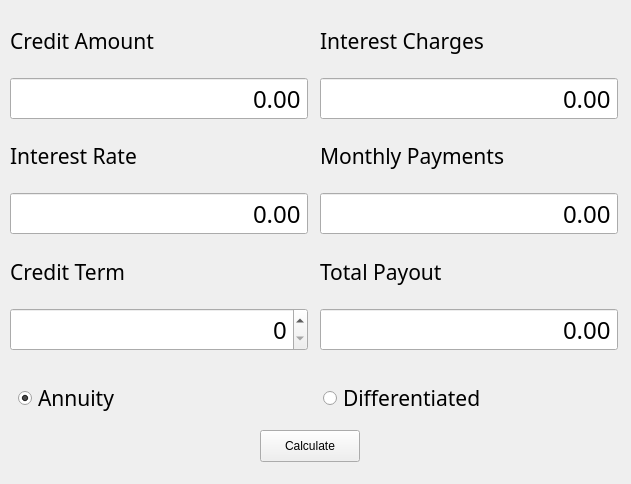
<?xml version="1.0" encoding="UTF-8"?>
<ui version="4.0">
 <class>Credit</class>
 <widget class="QWidget" name="Credit">
  <property name="geometry">
   <rect>
    <x>0</x>
    <y>0</y>
    <width>631</width>
    <height>484</height>
   </rect>
  </property>
  <property name="windowTitle">
   <string>Credit</string>
  </property>
  <widget class="QWidget" name="layoutWidget">
   <property name="geometry">
    <rect>
     <x>10</x>
     <y>380</y>
     <width>611</width>
     <height>36</height>
    </rect>
   </property>
   <layout class="QHBoxLayout" name="horizontalLayout">
    <property name="leftMargin">
     <number>8</number>
    </property>
    <item>
     <widget class="QRadioButton" name="rB_annuity">
      <property name="font">
       <font>
        <family>Fira Code</family>
        <pointsize>16</pointsize>
       </font>
      </property>
      <property name="text">
       <string>Annuity</string>
      </property>
      <property name="checked">
       <bool>true</bool>
      </property>
     </widget>
    </item>
    <item>
     <widget class="QRadioButton" name="rB_differentiated">
      <property name="font">
       <font>
        <family>Fira Code</family>
        <pointsize>16</pointsize>
       </font>
      </property>
      <property name="text">
       <string>Differentiated</string>
      </property>
     </widget>
    </item>
   </layout>
  </widget>
  <widget class="QWidget" name="layoutWidget_2">
   <property name="geometry">
    <rect>
     <x>10</x>
     <y>10</y>
     <width>298</width>
     <height>341</height>
    </rect>
   </property>
   <layout class="QVBoxLayout" name="verticalLayout_2">
    <item>
     <widget class="QLabel" name="l_credit_amount">
      <property name="font">
       <font>
        <family>Fira Code</family>
        <pointsize>16</pointsize>
       </font>
      </property>
      <property name="text">
       <string>Credit Amount</string>
      </property>
     </widget>
    </item>
    <item>
     <widget class="QDoubleSpinBox" name="dSB_credit_amount">
      <property name="font">
       <font>
        <family>Fira Code</family>
        <pointsize>18</pointsize>
       </font>
      </property>
      <property name="alignment">
       <set>Qt::AlignRight|Qt::AlignTrailing|Qt::AlignVCenter</set>
      </property>
      <property name="buttonSymbols">
       <enum>QAbstractSpinBox::NoButtons</enum>
      </property>
      <property name="specialValueText">
       <string/>
      </property>
      <property name="maximum">
       <double>10000000000.000000000000000</double>
      </property>
     </widget>
    </item>
    <item>
     <widget class="QLabel" name="l_interest_rate">
      <property name="font">
       <font>
        <family>Fira Code</family>
        <pointsize>16</pointsize>
       </font>
      </property>
      <property name="text">
       <string>Interest Rate</string>
      </property>
     </widget>
    </item>
    <item>
     <widget class="QDoubleSpinBox" name="dSB_interest_rate">
      <property name="font">
       <font>
        <family>Fira Code</family>
        <pointsize>18</pointsize>
       </font>
      </property>
      <property name="alignment">
       <set>Qt::AlignRight|Qt::AlignTrailing|Qt::AlignVCenter</set>
      </property>
      <property name="buttonSymbols">
       <enum>QAbstractSpinBox::NoButtons</enum>
      </property>
      <property name="maximum">
       <double>10000000000.000000000000000</double>
      </property>
     </widget>
    </item>
    <item>
     <widget class="QLabel" name="l_credit_term">
      <property name="font">
       <font>
        <family>Fira Code</family>
        <pointsize>16</pointsize>
       </font>
      </property>
      <property name="text">
       <string>Credit Term</string>
      </property>
     </widget>
    </item>
    <item>
     <widget class="QSpinBox" name="sB_credit_term">
      <property name="font">
       <font>
        <family>Fira Code</family>
        <pointsize>18</pointsize>
       </font>
      </property>
      <property name="alignment">
       <set>Qt::AlignRight|Qt::AlignTrailing|Qt::AlignVCenter</set>
      </property>
     </widget>
    </item>
   </layout>
  </widget>
  <widget class="QWidget" name="layoutWidget_3">
   <property name="geometry">
    <rect>
     <x>320</x>
     <y>10</y>
     <width>298</width>
     <height>341</height>
    </rect>
   </property>
   <layout class="QVBoxLayout" name="verticalLayout_3">
    <item>
     <widget class="QLabel" name="l_interest_charges">
      <property name="font">
       <font>
        <family>Fira Code</family>
        <pointsize>16</pointsize>
       </font>
      </property>
      <property name="text">
       <string>Interest Charges</string>
      </property>
     </widget>
    </item>
    <item>
     <widget class="QDoubleSpinBox" name="dSB_interest_charges">
      <property name="enabled">
       <bool>true</bool>
      </property>
      <property name="font">
       <font>
        <family>Fira Code</family>
        <pointsize>18</pointsize>
       </font>
      </property>
      <property name="alignment">
       <set>Qt::AlignRight|Qt::AlignTrailing|Qt::AlignVCenter</set>
      </property>
      <property name="readOnly">
       <bool>true</bool>
      </property>
      <property name="buttonSymbols">
       <enum>QAbstractSpinBox::NoButtons</enum>
      </property>
      <property name="specialValueText">
       <string/>
      </property>
      <property name="maximum">
       <double>10000000000.000000000000000</double>
      </property>
     </widget>
    </item>
    <item>
     <widget class="QLabel" name="l_monthly_payments">
      <property name="font">
       <font>
        <family>Fira Code</family>
        <pointsize>16</pointsize>
       </font>
      </property>
      <property name="text">
       <string>Monthly Payments</string>
      </property>
     </widget>
    </item>
    <item>
     <widget class="QDoubleSpinBox" name="dSB_monthly_payments">
      <property name="font">
       <font>
        <family>Fira Code</family>
        <pointsize>18</pointsize>
       </font>
      </property>
      <property name="alignment">
       <set>Qt::AlignRight|Qt::AlignTrailing|Qt::AlignVCenter</set>
      </property>
      <property name="readOnly">
       <bool>true</bool>
      </property>
      <property name="buttonSymbols">
       <enum>QAbstractSpinBox::NoButtons</enum>
      </property>
      <property name="maximum">
       <double>10000000000.000000000000000</double>
      </property>
     </widget>
    </item>
    <item>
     <widget class="QLabel" name="l_total_payout">
      <property name="font">
       <font>
        <family>Fira Code</family>
        <pointsize>16</pointsize>
       </font>
      </property>
      <property name="text">
       <string>Total Payout</string>
      </property>
     </widget>
    </item>
    <item>
     <widget class="QDoubleSpinBox" name="dSB_total_payout">
      <property name="font">
       <font>
        <family>Fira Code</family>
        <pointsize>18</pointsize>
       </font>
      </property>
      <property name="alignment">
       <set>Qt::AlignRight|Qt::AlignTrailing|Qt::AlignVCenter</set>
      </property>
      <property name="readOnly">
       <bool>true</bool>
      </property>
      <property name="buttonSymbols">
       <enum>QAbstractSpinBox::NoButtons</enum>
      </property>
      <property name="maximum">
       <double>10000000000.000000000000000</double>
      </property>
     </widget>
    </item>
   </layout>
  </widget>
  <widget class="QPushButton" name="pB_calculate">
   <property name="geometry">
    <rect>
     <x>260</x>
     <y>430</y>
     <width>100</width>
     <height>32</height>
    </rect>
   </property>
   <property name="minimumSize">
    <size>
     <width>100</width>
     <height>0</height>
    </size>
   </property>
   <property name="maximumSize">
    <size>
     <width>0</width>
     <height>16777215</height>
    </size>
   </property>
   <property name="text">
    <string>Calculate</string>
   </property>
  </widget>
 </widget>
 <resources/>
 <connections/>
</ui>
